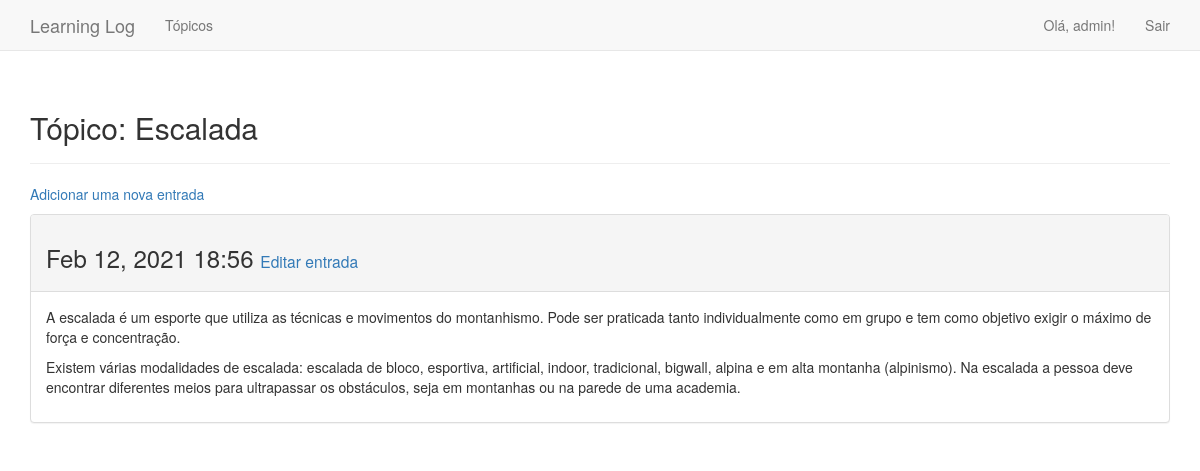
The page /topics/2/ (signed in) on the database its author committed.
### learning_logs/models.py (models this page shows, shortened)
class Topic(models.Model):
    text = models.CharField(max_length=200)
    date_added = models.DateTimeField(auto_now_add=True)
    owner = models.ForeignKey(User, on_delete=models.CASCADE)
    def __str__(self):
        return self.text

class Entry(models.Model):
    topic = models.ForeignKey(Topic, on_delete=models.DO_NOTHING)
    text = models.TextField(default="")
    date_added = models.DateTimeField(auto_now_add=True)
    class Meta:
        verbose_name_plural = 'entries'

### learning_logs/views.py (the view)
# urls.py: url(r'^topics/(?P<topic_id>\d+)/$', views.topic, name='topic'),
@login_required
def topic(request, topic_id):
    topic = Topic.objects.get(id=topic_id)
    if topic.owner != request.user:
        raise Http404
    entries = topic.entry_set.order_by('-date_added')
    context = {'topic': topic, 'entries': entries}
    return render(request, 'learning_logs/topic.html', context)

### learning_logs/templates/learning_logs/topic.html (shortened to what this page needs)
{% extends 'learning_logs/base.html' %}
{% block header %}
    <h2>Tópico: {{ topic }}</h2>
{% endblock header %}
{% block content %}
    <p>
        <a href="{% url 'learning_logs:new_entry' topic.id %}">Adicionar uma nova entrada</a>
    </p>
        {% for entry in entries %}
            <div class="panel panel-default">
                <div class="panel-heading">
                    <h3>
                        {{ entry.date_added | date:'M d, Y H:i' }}
                        <small>
                            <a href="{% url 'learning_logs:edit_entry' entry.id %}">Editar entrada</a>
                        </small>
                    </h3>
                </div>
                <div class="panel-body">
                    {{ entry.text | linebreaks }}
                </div>
            </div>
        {% empty %}
            Ainda não há nada aqui...
        {% endfor %}
{% endblock content %}

### learning_logs/templates/learning_logs/base.html (shortened to what this page needs)
{% load bootstrap3 %}
<!DOCTYPE html>
<html lang="pt-br">
<head>
    {% bootstrap_css %}
</head>
<body>
    <nav class="navbar navbar-default navbar-static-top">
        <div class="container">
            <div class="navbar-header">
                <a class="navbar-brand" href="{% url 'learning_logs:index' %}">Learning Log</a>
            </div>
            <div id="navbar" class="navbar-collapse collapse">
                <ul class="nav navbar-nav">
                    <li><a href="{% url 'learning_logs:topics' %}">Tópicos</a></li>
                </ul>
                <ul class="nav navbar-nav navbar-right">
                    {% if user.is_authenticated %}
                        <li><a>Olá, {{ user.username }}!</a></li>
                        <li><a href="{% url 'users:logout' %}">Sair</a></li>
                    {% else %}
                        <li><a href="{% url 'users:register' %}">Registre-se</a></li>
                        <li><a href="{% url 'users:login' %}">Entrar</a></li>
                    {% endif %}
                </ul>
            </div>
        </div>
    </nav>
    <div class="container">
        <div class="page-header">
            {% block header %}{% endblock header %}
        </div>
        <div>
            {% block content %}{% endblock content %}
        </div>
    </div>
</body>
</html>

### rows shown on the page
Topic: text "Escalada"
Entry: date_added "Feb 12, 2021 18:56", text "A escalada é um esporte que utiliza as técnicas e movimentos do montanhismo. Pode ser praticada tanto individualmente como em grupo e tem como objetivo exigir o máximo de força e concentração. Existem várias modalidades de escalada: escalada de bloco, esportiva, artificial, indoor, tradicional, bigwall, alpina e em alta montanha (alpinismo). Na escalada a pessoa deve encontrar diferentes meios para ultrapassar os obstáculos, seja em montanhas ou na parede de uma academia."

### other values the page prints
{{ user.username }} "admin"
